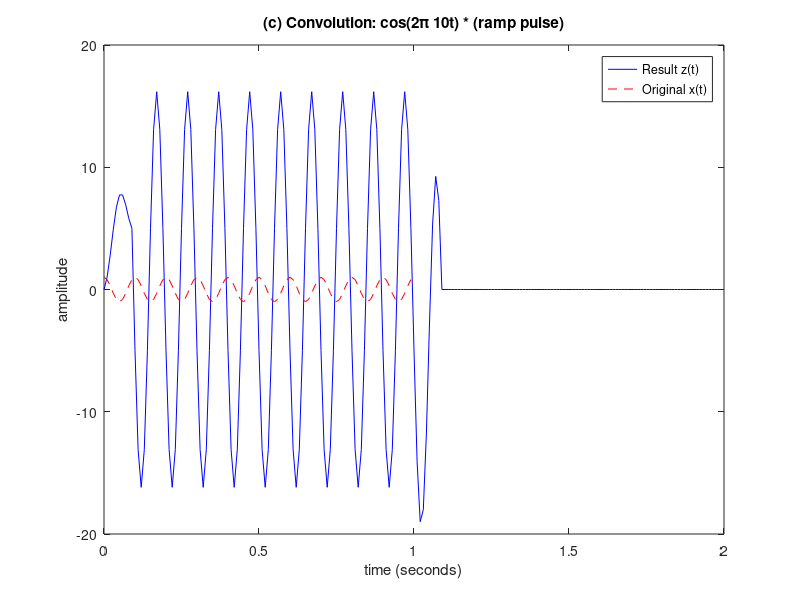

MATLAB code to generate this figure:
% --- MATLAB/Octave Script for Convolution: Part (c) ---

clear; clc; close all;

% --- 1. Set up parameters ---
fs = 100;           % Sampling frequency (Hz)
Ts = 1/fs;          % Sampling interval
t = 0:Ts:(1-Ts);    % Time vector for 1 second (N=100 samples)
N = length(t);

% --- 2. Create the signals x[n] and y[n] ---
x = cos(2*pi*10*t); % Our 10 Hz cosine wave

% Create the ramp pulse y(t) = 100*t for 0 <= t < 0.1
pulse_width_sec = 0.1;
pulse_width_samples = round(pulse_width_sec / Ts); % 10 samples
y = zeros(1, N);
% The time values for the ramp are [0, 0.01, ..., 0.09]
ramp_t = 0:Ts:(pulse_width_sec - Ts);
y(1:pulse_width_samples) = 100 * ramp_t;  % y = [0, 1, 2, ..., 9]

% --- 3. Convolve in the Frequency Domain (using DFT) ---
% Length for linear convolution
N_conv = N + N - 1; % 199

X = fft(x, N_conv); % X[k]
Y = fft(y, N_conv); % Y[k]

% Point-wise multiplication in frequency domain
Z = X .* Y;         % Z[k] = X[k] * Y[k]

% Inverse transform to get the result in time domain
z = ifft(Z);
z = real(z); % Discard tiny imaginary numerical errors

% --- 4. Plot the results ---
figure;
% Time vector for the convolved signal (199 samples)
t_conv = (0:N_conv-1) * Ts;

plot(t_conv, z, 'b-', 'DisplayName', 'Result z(t)');
hold on;
plot(t, x, 'r--', 'DisplayName', 'Original x(t)');
title('(c) Convolution: cos(2\pi 10t) * (ramp pulse)');
xlabel('time (seconds)');
ylabel('amplitude');
legend;
